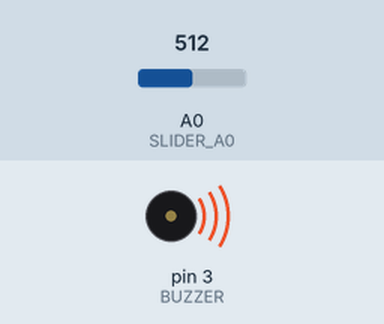
A sketch run on a simulated Arduino Uno, built with avr-gcc and run on an emulated ATmega328P. Shown: buzzer (waves = sounding). Inputs (shaded band) come from the test bench; at power-on: A0 (SLIDER_A0) = 512. What the sketch prints to the serial monitor is not drawn.

Above: at 1.2 s.
1.3 s: A0 (SLIDER_A0) set to 13
At 2.2 s:
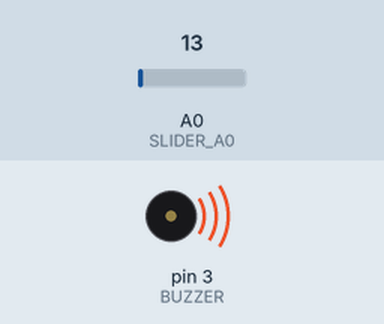
2.8 s: A0 (SLIDER_A0) set to 10
At 3.5 s:
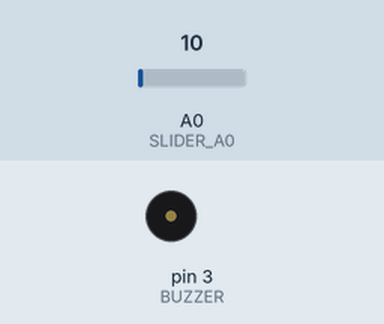
4.3 s: A0 (SLIDER_A0) set to 122
At 4.6 s:
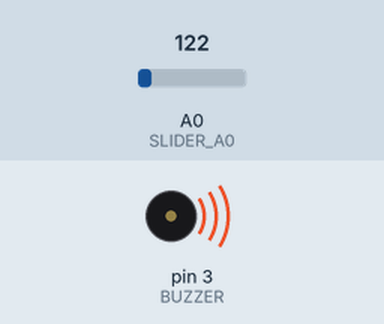
5.8 s: A0 (SLIDER_A0) set to 0
At 6.9 s:
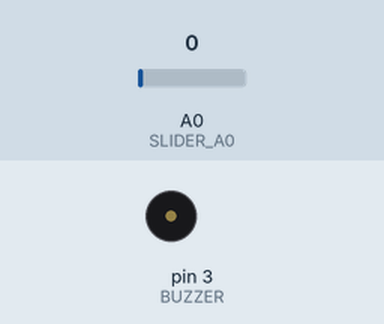
Timing chart, 0 to 8.3 s (numbered marks = the images above; inputs shaded):
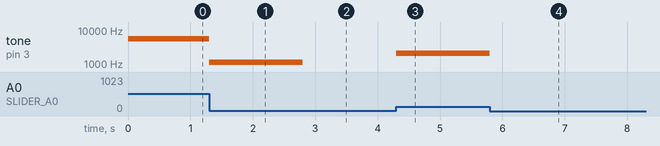

The sketch:

L9_Tone.ino
```cpp
#define SLIDER_A0  A0 //Matches button 3
#define BUZZER   3

void setup()
{
  Serial.begin(115200);

  //Initialize inputs and outputs
  pinMode(SLIDER_A0, INPUT);
  pinMode(BUZZER, OUTPUT);

  Serial.println("Danger Shield Component: Slider/Tone");
}

void loop()
{
  //Read inputs
  int val3 = analogRead(SLIDER_A0);

  //Set the sound based on the 3rd slider
  long buzSound = map(val3, 0, 1023, 1000, 10000);
	//Map the slider value to an audible frequency
  if(buzSound > 1100)
    tone(BUZZER, buzSound); //Set sound value
  else
    noTone(BUZZER);
}
```

Measured:
- the behaviour switches between 12 and 11 on A0 (SLIDER_A0) (found by bisection; images 1 and 2)
- after the input at 1.3 s, tone on pin 3 (BUZZER): 5504 Hz → 1114 Hz at once
- after the input at 2.8 s, tone on pin 3 (BUZZER): 1114 Hz → silent at once
- after the input at 4.3 s, tone on pin 3 (BUZZER): silent → 2073 Hz at once
- after the input at 5.8 s, tone on pin 3 (BUZZER): 2073 Hz → silent at once
